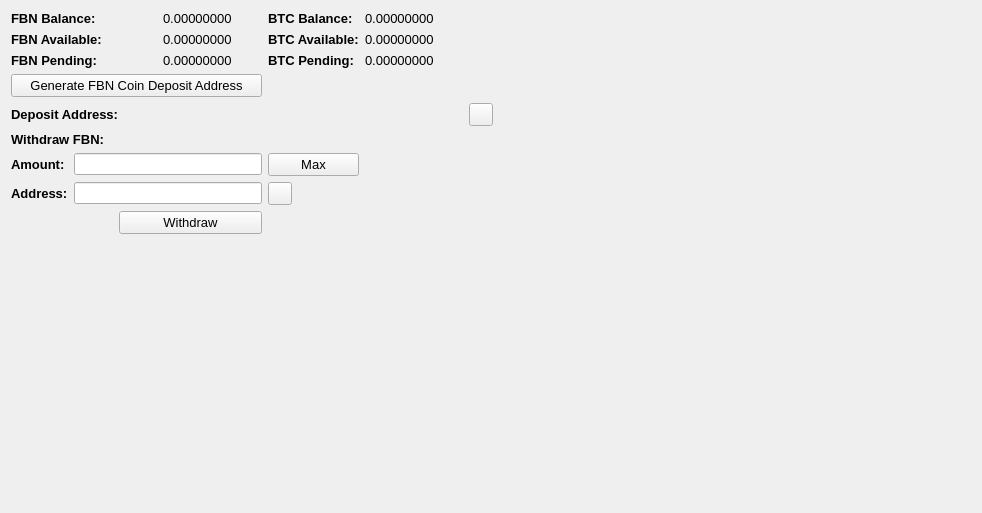
     <widget class="QWidget" name="BalanceTab">
      <attribute name="title">
       <string>Balance</string>
      </attribute>
      <layout class="QGridLayout" name="gridLayout_2">
       <item row="0" column="0" colspan="2">
        <widget class="QLabel" name="label_11">
         <property name="font">
          <font>
           <pointsize>10</pointsize>
           <weight>75</weight>
           <bold>true</bold>
          </font>
         </property>
         <property name="text">
          <string>FBN Balance:</string>
         </property>
        </widget>
       </item>
       <item row="0" column="3">
        <widget class="QLabel" name="HAVBalanceLabel">
         <property name="font">
          <font>
           <pointsize>10</pointsize>
          </font>
         </property>
         <property name="text">
          <string>0.00000000</string>
         </property>
         <property name="textInteractionFlags">
          <set>Qt::LinksAccessibleByMouse|Qt::TextSelectableByMouse</set>
         </property>
        </widget>
       </item>
       <item row="0" column="4">
        <widget class="QLabel" name="label_12">
         <property name="font">
          <font>
           <pointsize>10</pointsize>
           <weight>75</weight>
           <bold>true</bold>
          </font>
         </property>
         <property name="text">
          <string>BTC Balance:</string>
         </property>
        </widget>
       </item>
       <item row="0" column="5">
        <widget class="QLabel" name="BitcoinBalanceLabel">
         <property name="font">
          <font>
           <pointsize>10</pointsize>
          </font>
         </property>
         <property name="text">
          <string>0.00000000</string>
         </property>
         <property name="textInteractionFlags">
          <set>Qt::LinksAccessibleByMouse|Qt::TextSelectableByMouse</set>
         </property>
        </widget>
       </item>
       <item row="0" column="7" rowspan="10">
        <spacer name="horizontalSpacer_4">
         <property name="orientation">
          <enum>Qt::Horizontal</enum>
         </property>
         <property name="sizeHint" stdset="0">
          <size>
           <width>478</width>
           <height>488</height>
          </size>
         </property>
        </spacer>
       </item>
       <item row="1" column="0" colspan="2">
        <widget class="QLabel" name="label_13">
         <property name="font">
          <font>
           <pointsize>10</pointsize>
           <weight>75</weight>
           <bold>true</bold>
          </font>
         </property>
         <property name="text">
          <string>FBN Available:</string>
         </property>
        </widget>
       </item>
       <item row="1" column="3">
        <widget class="QLabel" name="HAVAvailableLabel_2">
         <property name="font">
          <font>
           <pointsize>10</pointsize>
          </font>
         </property>
         <property name="text">
          <string>0.00000000</string>
         </property>
         <property name="textInteractionFlags">
          <set>Qt::LinksAccessibleByMouse|Qt::TextSelectableByMouse</set>
         </property>
        </widget>
       </item>
       <item row="1" column="4">
        <widget class="QLabel" name="label_15">
         <property name="font">
          <font>
           <pointsize>10</pointsize>
           <weight>75</weight>
           <bold>true</bold>
          </font>
         </property>
         <property name="text">
          <string>BTC Available:</string>
         </property>
        </widget>
       </item>
       <item row="1" column="5">
        <widget class="QLabel" name="BitcoinAvailableLabel">
         <property name="font">
          <font>
           <pointsize>10</pointsize>
          </font>
         </property>
         <property name="text">
          <string>0.00000000</string>
         </property>
         <property name="textInteractionFlags">
          <set>Qt::LinksAccessibleByMouse|Qt::TextSelectableByMouse</set>
         </property>
        </widget>
       </item>
       <item row="2" column="0" colspan="2">
        <widget class="QLabel" name="label_14">
         <property name="font">
          <font>
           <pointsize>10</pointsize>
           <weight>75</weight>
           <bold>true</bold>
          </font>
         </property>
         <property name="text">
          <string>FBN Pending:</string>
         </property>
        </widget>
       </item>
       <item row="2" column="3">
        <widget class="QLabel" name="HAVPendingLabel">
         <property name="font">
          <font>
           <pointsize>10</pointsize>
          </font>
         </property>
         <property name="text">
          <string>0.00000000</string>
         </property>
         <property name="textInteractionFlags">
          <set>Qt::LinksAccessibleByMouse|Qt::TextSelectableByMouse</set>
         </property>
        </widget>
       </item>
       <item row="2" column="4">
        <widget class="QLabel" name="label_31">
         <property name="font">
          <font>
           <pointsize>10</pointsize>
           <weight>75</weight>
           <bold>true</bold>
          </font>
         </property>
         <property name="text">
          <string>BTC Pending:</string>
         </property>
        </widget>
       </item>
       <item row="2" column="5">
        <widget class="QLabel" name="BitcoinPendingLabel">
         <property name="font">
          <font>
           <pointsize>10</pointsize>
          </font>
         </property>
         <property name="text">
          <string>0.00000000</string>
         </property>
         <property name="textInteractionFlags">
          <set>Qt::LinksAccessibleByMouse|Qt::TextSelectableByMouse</set>
         </property>
        </widget>
       </item>
       <item row="3" column="0" colspan="4">
        <widget class="QPushButton" name="GenDepositBTN">
         <property name="font">
          <font>
           <pointsize>10</pointsize>
          </font>
         </property>
         <property name="text">
          <string>Generate FBN Coin Deposit Address</string>
         </property>
        </widget>
       </item>
       <item row="4" column="0" colspan="3">
        <widget class="QLabel" name="label_33">
         <property name="font">
          <font>
           <pointsize>10</pointsize>
           <weight>75</weight>
           <bold>true</bold>
          </font>
         </property>
         <property name="text">
          <string>Deposit Address:</string>
         </property>
        </widget>
       </item>
       <item row="4" column="3" colspan="3">
        <widget class="QLabel" name="DepositAddressLabel">
         <property name="minimumSize">
          <size>
           <width>300</width>
           <height>0</height>
          </size>
         </property>
         <property name="palette">
          <palette>
           <active>
            <colorrole role="WindowText">
             <brush brushstyle="SolidPattern">
              <color alpha="255">
               <red>0</red>
               <green>0</green>
               <blue>0</blue>
              </color>
             </brush>
            </colorrole>
            <colorrole role="Text">
             <brush brushstyle="SolidPattern">
              <color alpha="255">
               <red>0</red>
               <green>0</green>
               <blue>255</blue>
              </color>
             </brush>
            </colorrole>
           </active>
           <inactive>
            <colorrole role="WindowText">
             <brush brushstyle="SolidPattern">
              <color alpha="255">
               <red>0</red>
               <green>0</green>
               <blue>0</blue>
              </color>
             </brush>
            </colorrole>
            <colorrole role="Text">
             <brush brushstyle="SolidPattern">
              <color alpha="255">
               <red>0</red>
               <green>0</green>
               <blue>255</blue>
              </color>
             </brush>
            </colorrole>
           </inactive>
           <disabled>
            <colorrole role="WindowText">
             <brush brushstyle="SolidPattern">
              <color alpha="255">
               <red>120</red>
               <green>120</green>
               <blue>120</blue>
              </color>
             </brush>
            </colorrole>
            <colorrole role="Text">
             <brush brushstyle="SolidPattern">
              <color alpha="255">
               <red>120</red>
               <green>120</green>
               <blue>120</blue>
              </color>
             </brush>
            </colorrole>
           </disabled>
          </palette>
         </property>
         <property name="font">
          <font>
           <pointsize>10</pointsize>
           <weight>75</weight>
           <bold>true</bold>
          </font>
         </property>
         <property name="text">
          <string/>
         </property>
         <property name="alignment">
          <set>Qt::AlignRight|Qt::AlignTrailing|Qt::AlignVCenter</set>
         </property>
         <property name="textInteractionFlags">
          <set>Qt::LinksAccessibleByMouse|Qt::TextSelectableByKeyboard|Qt::TextSelectableByMouse</set>
         </property>
        </widget>
       </item>
       <item row="4" column="6">
        <widget class="QToolButton" name="DepositCopyButton">
         <property name="toolTip">
          <string>Copy to clipboard</string>
         </property>
         <property name="text">
          <string/>
         </property>
         <property name="icon">
          <iconset resource="../bitcoin.qrc">
           <normaloff>:/icons/editcopy</normaloff>:/icons/editcopy</iconset>
         </property>
         <property name="shortcut">
          <string>Alt+P</string>
         </property>
        </widget>
       </item>
       <item row="5" column="0" colspan="2">
        <widget class="QLabel" name="label_34">
         <property name="font">
          <font>
           <pointsize>10</pointsize>
           <weight>75</weight>
           <bold>true</bold>
          </font>
         </property>
         <property name="text">
          <string>Withdraw FBN:</string>
         </property>
        </widget>
       </item>
       <item row="6" column="0">
        <widget class="QLabel" name="label_26">
         <property name="font">
          <font>
           <pointsize>10</pointsize>
           <weight>75</weight>
           <bold>true</bold>
          </font>
         </property>
         <property name="text">
          <string>Amount:</string>
         </property>
        </widget>
       </item>
       <item row="6" column="1" colspan="3">
        <widget class="QLineEdit" name="WithdrawUnitsInput">
         <property name="font">
          <font>
           <pointsize>9</pointsize>
           <weight>75</weight>
           <bold>true</bold>
          </font>
         </property>
         <property name="text">
          <string/>
         </property>
        </widget>
       </item>
       <item row="6" column="4">
        <widget class="QPushButton" name="Withdraw_Max_Amount">
         <property name="font">
          <font>
           <pointsize>10</pointsize>
          </font>
         </property>
         <property name="text">
          <string>Max</string>
         </property>
        </widget>
       </item>
       <item row="7" column="0">
        <widget class="QLabel" name="label_10">
         <property name="font">
          <font>
           <pointsize>10</pointsize>
           <weight>75</weight>
           <bold>true</bold>
          </font>
         </property>
         <property name="text">
          <string>Address:</string>
         </property>
        </widget>
       </item>
       <item row="7" column="1" colspan="3">
        <widget class="QLineEdit" name="WithdrawAddress">
         <property name="font">
          <font>
           <pointsize>9</pointsize>
           <weight>75</weight>
           <bold>true</bold>
          </font>
         </property>
        </widget>
       </item>
       <item row="7" column="4">
        <widget class="QToolButton" name="WithdrawPasteButton">
         <property name="toolTip">
          <string>Paste from clipboard</string>
         </property>
         <property name="text">
          <string/>
         </property>
         <property name="icon">
          <iconset resource="../bitcoin.qrc">
           <normaloff>:/icons/editpaste</normaloff>:/icons/editpaste</iconset>
         </property>
         <property name="shortcut">
          <string>Alt+P</string>
         </property>
        </widget>
       </item>
       <item row="8" column="2" colspan="2">
        <widget class="QPushButton" name="WithdrawUnitsBtn">
         <property name="font">
          <font>
           <pointsize>10</pointsize>
          </font>
         </property>
         <property name="text">
          <string>Withdraw</string>
         </property>
        </widget>
       </item>
       <item row="9" column="0" colspan="6">
        <spacer name="verticalSpacer">
         <property name="orientation">
          <enum>Qt::Vertical</enum>
         </property>
         <property name="sizeHint" stdset="0">
          <size>
           <width>428</width>
           <height>262</height>
          </size>
         </property>
        </spacer>
       </item>
      </layout>
      <zorder>label_31</zorder>
      <zorder>label_15</zorder>
      <zorder>label_12</zorder>
      <zorder>label_14</zorder>
      <zorder>label_13</zorder>
      <zorder>label_11</zorder>
      <zorder>BitcoinBalanceLabel</zorder>
      <zorder>HAVBalanceLabel</zorder>
      <zorder>HAVAvailableLabel_2</zorder>
      <zorder>HAVPendingLabel</zorder>
      <zorder>BitcoinAvailableLabel</zorder>
      <zorder>BitcoinPendingLabel</zorder>
      <zorder>label_33</zorder>
      <zorder>GenDepositBTN</zorder>
      <zorder>DepositAddressLabel</zorder>
      <zorder>Withdraw_Max_Amount</zorder>
      <zorder>label_34</zorder>
      <zorder>WithdrawUnitsInput</zorder>
      <zorder>label_10</zorder>
      <zorder>label_26</zorder>
      <zorder>WithdrawAddress</zorder>
      <zorder>WithdrawUnitsBtn</zorder>
      <zorder>horizontalSpacer_4</zorder>
      <zorder>verticalSpacer</zorder>
      <zorder>WithdrawPasteButton</zorder>
      <zorder>DepositCopyButton</zorder>
     </widget>
